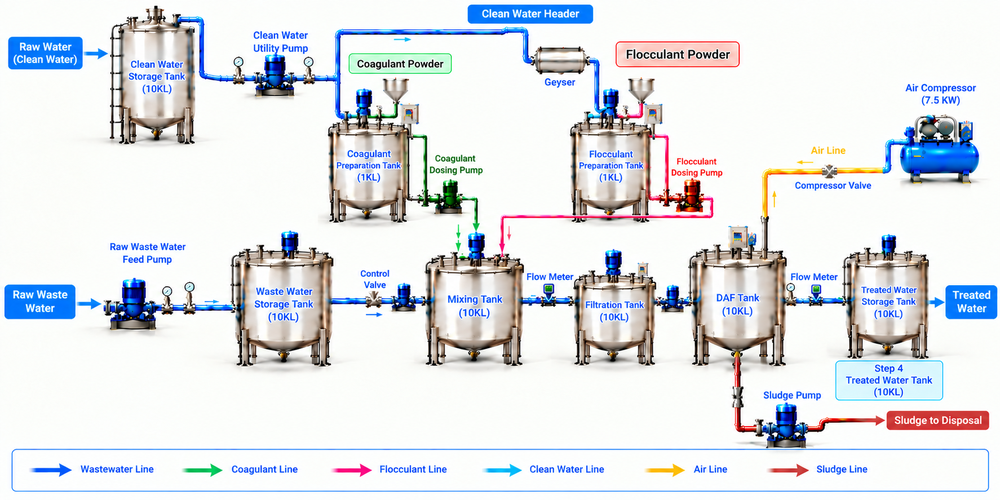
#> input picture src/assets/process flow.png, 1000 x 500 px, shrunk from 1774 x 887 before the run, found by its file name
$ python analyze_pipes.py
#> lines starting #> are read from the running program, lines starting #| are printed output that depends on the picture; after the words box and inside, x2 and y2 are one past the last pixel; in counts of white or black regions, pixels touching at a corner belong together
import cv2
import numpy as np

img_path = '/home/bflsys34/Desktop/IOCL_Dashboard_2026/src/assets/process flow.png'
img = cv2.imread(img_path)
#> img is the input picture: shape (500, 1000, 3); mean B, G, R 231.1, 226.8, 223.6
h, w = img.shape[:2]
#> h = 500; w = 1000

hsv = cv2.cvtColor(img, cv2.COLOR_BGR2HSV)
#> hsv: shape (500, 1000, 3); mean H, S, V 53.1, 26.1, 238.2

colors = {
    'flowBlue': ((100, 150, 150), (130, 255, 255)), # Main blue lines
    'flowCyan': ((80, 100, 150), (100, 255, 255)),  # Might be mixed with blue
    'flowGreen': ((40, 100, 100), (80, 255, 255)),
    'flowPink': ((140, 100, 150), (170, 255, 255)),
    'flowYellow': ((20, 100, 150), (35, 255, 255)),
    'flowBrown': ((0, 50, 50), (20, 200, 200))
}

react_code = []

for colorClass, (lower, upper) in colors.items():
    mask = cv2.inRange(hsv, np.array(lower), np.array(upper))

    # Exclude the legend at the bottom (bottom 15% of the image)
    mask[int(h*0.85):, :] = 0

    contours, _ = cv2.findContours(mask, cv2.RETR_EXTERNAL, cv2.CHAIN_APPROX_SIMPLE)

    react_code.append(f"{{/* {colorClass} */}}")
    for c in contours:
        x, y, cw, ch = cv2.boundingRect(c)

        # Only lines (aspect ratio > 3 or < 0.3)
        aspect_ratio = cw / float(ch)

        px = (x / w) * 100
        py = (y / h) * 100
        pw = (cw / w) * 100
        ph = (ch / h) * 100

        if aspect_ratio > 3 and pw > 2: # Horizontal line
            react_code.append(f'<LineH left={{{px:.1f}}} top={{{py+(ph/2):.1f}}} width={{{pw:.1f}}} colorClass="{colorClass}" />')
        elif aspect_ratio < 0.33 and ph > 2: # Vertical line
            react_code.append(f'<LineV left={{{px+(pw/2):.1f}}} top={{{py:.1f}}} height={{{ph:.1f}}} colorClass="{colorClass}" />')
#> this loop made 6 passes
#> pass 1, `mask = cv2.inRange(hsv, np.array(lower), np.array(upper))`:
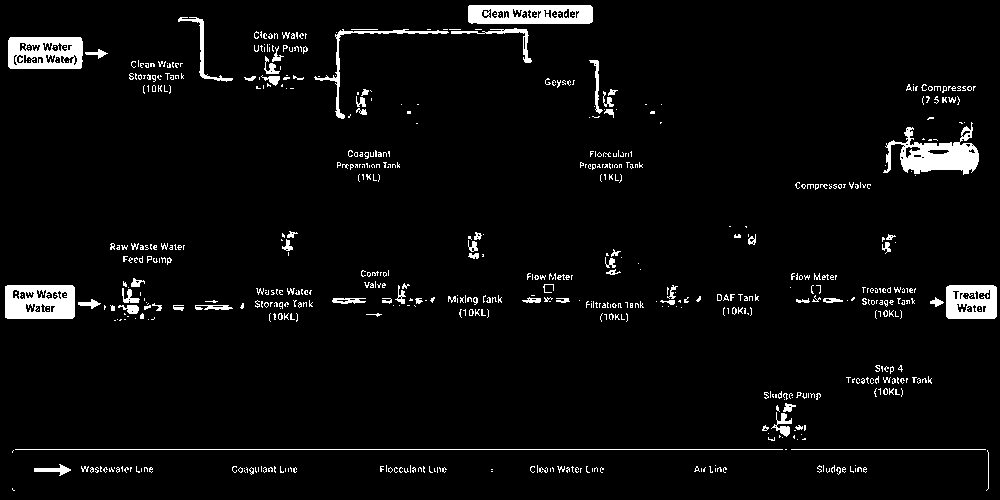
#> mask: shape (500, 1000); 4.3% white; 663 white regions (568 under 20 px), largest, box (x1, y1, x2, y2) and area: (883, 122, 979, 175) 2287, (5, 285, 75, 319) 2014, (468, 5, 593, 24) 1975
#> pass 2, `mask = cv2.inRange(hsv, np.array(lower), np.array(upper))`:
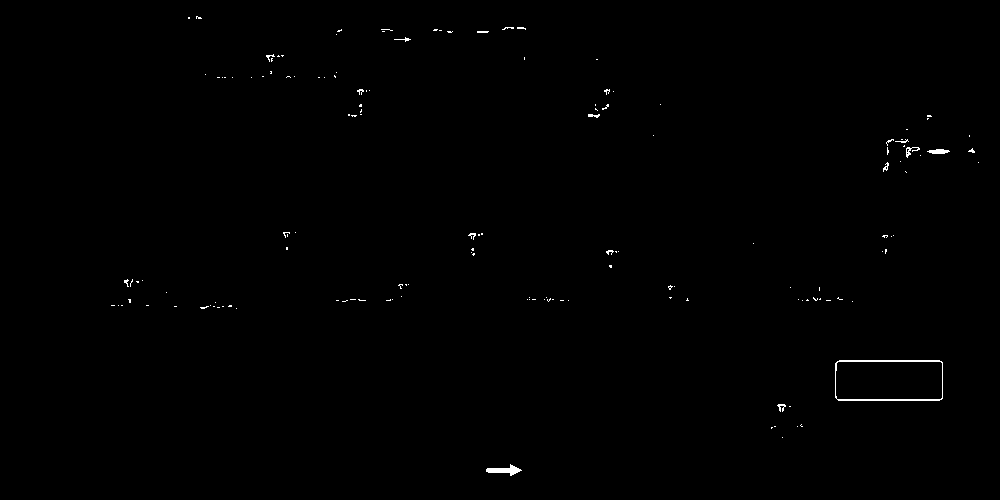
#> mask: shape (500, 1000); 0.34% white in thin lines or dots, all inside (x1, y1, x2, y2) = (111, 16, 979, 476)
#> pass 3, `mask = cv2.inRange(hsv, np.array(lower), np.array(upper))`:
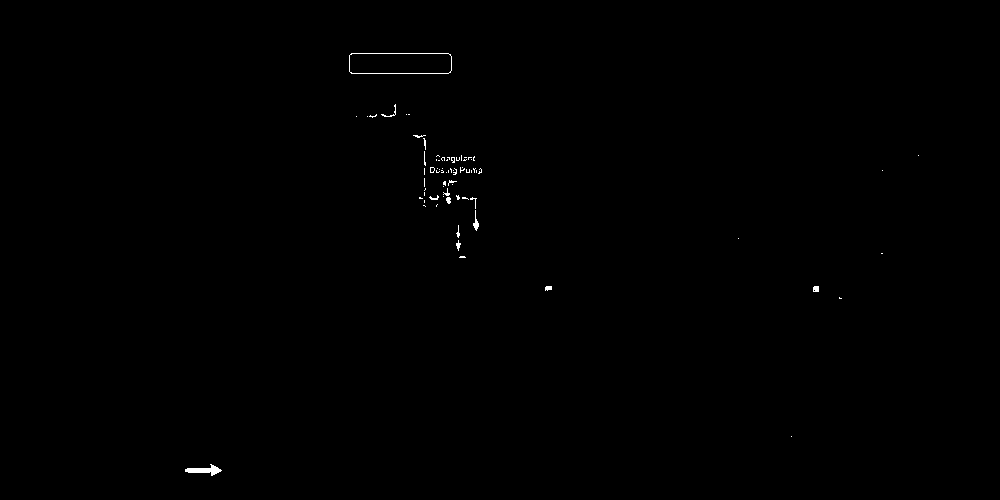
#> mask: shape (500, 1000); 0.22% white in thin lines or dots, all inside (x1, y1, x2, y2) = (185, 53, 919, 476)
#> after the loop:
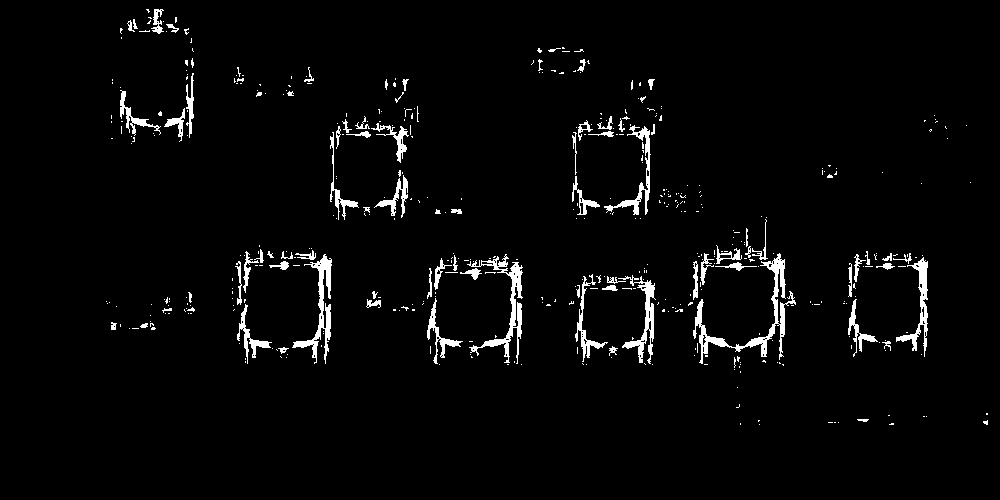
#> mask: shape (500, 1000); 3% white; 463 white regions (381 under 20 px), largest, box (x1, y1, x2, y2) and area: (693, 253, 796, 364) 1643, (467, 254, 523, 364) 1235, (292, 254, 332, 364) 1102
#> after the loop, react_code = 40 items

with open('/home/bflsys34/Desktop/IOCL_Dashboard_2026/scratch/lines.txt', 'w') as f:
    f.write("\n".join(react_code))
print("Done writing to lines.txt")
